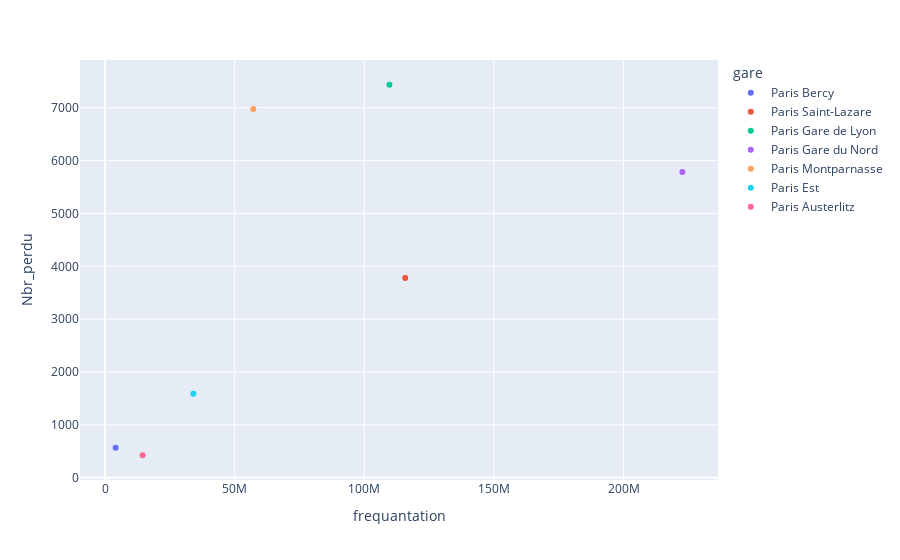

Notebook code for this chart:
### Code cell
fig = px.scatter(df, x="frequantation", y="Nbr_perdu", color="gare")

# Affichage de la figure
fig.show()

### Figure 1 — Plotly figure (JSON) as saved in the notebook; plotly's stock layout.template omitted (floating-point values rounded to 4 significant figures)
{"data": [{"hovertemplate": "gare=Paris Bercy<br>frequantation=%{x}<br>Nbr_perdu=%{y}<extra></extra>", "legendgroup": "Paris Bercy", "marker": {"color": "#636efa", "symbol": "circle"}, "mode": "markers", "name": "Paris Bercy", "orientation": "v", "showlegend": true, "type": "scatter", "x": [4100000], "xaxis": "x", "y": [570], "yaxis": "y"}, {"hovertemplate": "gare=Paris Saint-Lazare<br>frequantation=%{x}<br>Nbr_perdu=%{y}<extra></extra>", "legendgroup": "Paris Saint-Lazare", "marker": {"color": "#EF553B", "symbol": "circle"}, "mode": "markers", "name": "Paris Saint-Lazare", "orientation": "v", "showlegend": true, "type": "scatter", "x": [115800000], "xaxis": "x", "y": [3779], "yaxis": "y"}, {"hovertemplate": "gare=Paris Gare de Lyon<br>frequantation=%{x}<br>Nbr_perdu=%{y}<extra></extra>", "legendgroup": "Paris Gare de Lyon", "marker": {"color": "#00cc96", "symbol": "circle"}, "mode": "markers", "name": "Paris Gare de Lyon", "orientation": "v", "showlegend": true, "type": "scatter", "x": [109700000], "xaxis": "x", "y": [7435], "yaxis": "y"}, {"hovertemplate": "gare=Paris Gare du Nord<br>frequantation=%{x}<br>Nbr_perdu=%{y}<extra></extra>", "legendgroup": "Paris Gare du Nord", "marker": {"color": "#ab63fa", "symbol": "circle"}, "mode": "markers", "name": "Paris Gare du Nord", "orientation": "v", "showlegend": true, "type": "scatter", "x": [222700000], "xaxis": "x", "y": [5784], "yaxis": "y"}, {"hovertemplate": "gare=Paris Montparnasse<br>frequantation=%{x}<br>Nbr_perdu=%{y}<extra></extra>", "legendgroup": "Paris Montparnasse", "marker": {"color": "#FFA15A", "symbol": "circle"}, "mode": "markers", "name": "Paris Montparnasse", "orientation": "v", "showlegend": true, "type": "scatter", "x": [57200000], "xaxis": "x", "y": [6978], "yaxis": "y"}, {"hovertemplate": "gare=Paris Est<br>frequantation=%{x}<br>Nbr_perdu=%{y}<extra></extra>", "legendgroup": "Paris Est", "marker": {"color": "#19d3f3", "symbol": "circle"}, "mode": "markers", "name": "Paris Est", "orientation": "v", "showlegend": true, "type": "scatter", "x": [34100000], "xaxis": "x", "y": [1589], "yaxis": "y"}, {"hovertemplate": "gare=Paris Austerlitz<br>frequantation=%{x}<br>Nbr_perdu=%{y}<extra></extra>", "legendgroup": "Paris Austerlitz", "marker": {"color": "#FF6692", "symbol": "circle"}, "mode": "markers", "name": "Paris Austerlitz", "orientation": "v", "showlegend": true, "type": "scatter", "x": [14500000], "xaxis": "x", "y": [426], "yaxis": "y"}], "layout": {"legend": {"title": {"text": "gare"}, "tracegroupgap": 0}, "margin": {"t": 60}, "xaxis": {"anchor": "y", "domain": [0, 1], "title": {"text": "frequantation"}}, "yaxis": {"anchor": "x", "domain": [0, 1], "title": {"text": "Nbr_perdu"}}}}
